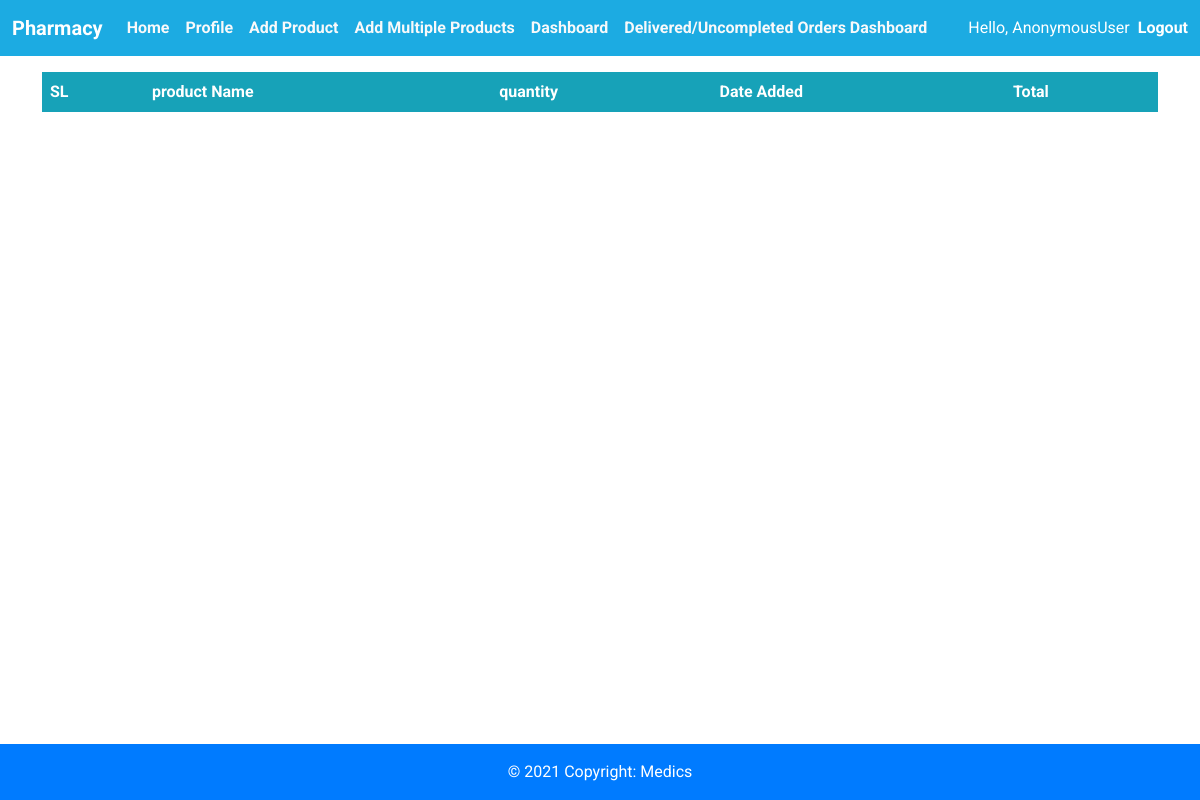
Before: /pharmacy/dashboard/items/15 with the older database file.
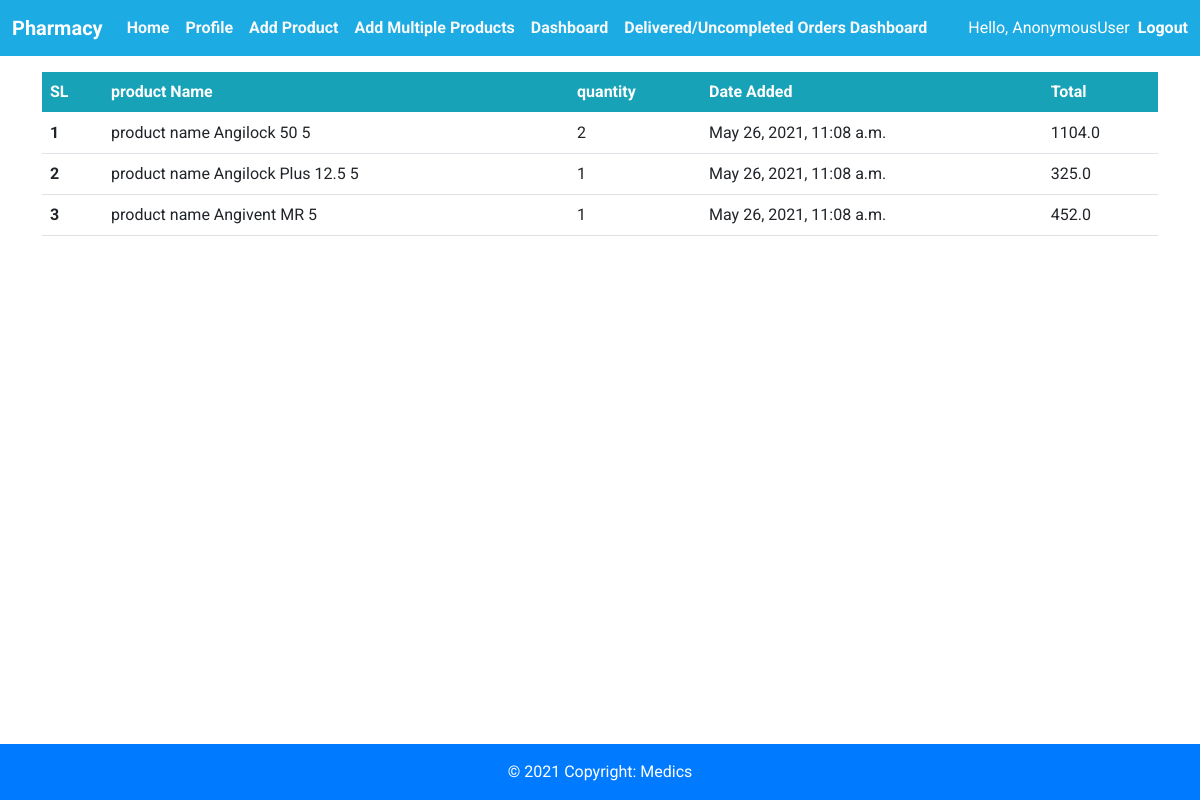
After: the same page with the newer database file.
### pharmacy/models.py (models this page shows, shortened)
class OrderItem(models.Model):
    product = models.ForeignKey(Product, on_delete=models.SET_NULL, null=True)
    order = models.ForeignKey(Order, on_delete=models.SET_NULL, null=True)
    quantity = models.IntegerField(default=0, null=True, blank=True)
    date_added = models.DateTimeField(auto_now_add=True)
    @property
    def get_total(self):
        total = self.product.price * self.quantity
        return total

class Product(models.Model):
    shop = models.ForeignKey(Pharmacy, on_delete=models.CASCADE, default=1)
    name = models.CharField(max_length=200, null=True)
    price = models.FloatField(null=True)
    category = models.ForeignKey(Category, on_delete=models.CASCADE, default=1)
    description = models.TextField(null=True, blank=True)
    date_created = models.DateTimeField(auto_now_add=True, null=True)
    image = models.ImageField(null=True, blank=True,
                              default='productdefault.png')
    def __str__(self):
        return f"product name {self.name} {self.shop.id}"

class Pharmacy(models.Model):
    user = models.OneToOneField(
        User, null=True, blank=True, on_delete=models.CASCADE)
    shop_name = models.CharField(max_length=100)
    phone = models.CharField(max_length=20, null=True)
    address = models.CharField(max_length=200, null=True, blank=True)
    area = models.CharField(max_length=100, null=True)
    profile_pic = models.ImageField(
        default="profile1.png", null=True, blank=True)
    date_created = models.DateTimeField(auto_now_add=True, null=True)

### pharmacy/views.py (the view)
def pharmacyDashboardOrderItems(request, id):
    order = Order.objects.get(id=id)
    order_items = order.orderitem_set.all()
    context = {'order_items': order_items}
    return render(request, 'pharmacy/pharmacyOrderItems.html', context)

### pharmacy/templates/pharmacy/pharmacyOrderItems.html
{%extends 'pharmacy/pharmacyBase.html'%}
{%block content%}
<div class="container mt-3">
    <table class="table">
        <thead>
            <tr class="table " style=" background-color:#17A2B8; color:white;">
                <th scope=" col">SL</th>
                <th scope="col">product Name</th>
                <th scope="col">quantity</th>
                <th scope="col">Date Added</th>
                <th scope="col">Total</th>
            </tr>
        </thead>
        <tbody>
            {% for item in order_items %}
            <tr>
                <th scope="row">{{forloop.counter}}</th>
                <td>{{item.product}}</td>
                <td>{{item.quantity}}</td>
                <td>{{item.date_added}}</td>
                <td>{{item.get_total}}</td>
            </tr>
            {%endfor%}
        </tbody>
    </table>
</div>
{%endblock%}

### pharmacy/templates/pharmacy/pharmacyBase.html (shortened to what this page needs)
<!doctype html>
<html lang="en">
<head>
    <link href="https://cdn.jsdelivr.net/npm/bootstrap@5.0.0-beta1/dist/css/bootstrap.min.css" rel="stylesheet"
>
</head>
<body>
    {%include "pharmacy/pharmacyNavbar.html" %}
    {%block content%}
    {%endblock%}
    <footer class=" text-center text-white mt-3">
        <div class="text-center p-3" style="background-color: #007BFF;">
            © 2021 Copyright:
            <a class="text-white text-decoration-none " href="#">Medics</a>
        </div>
    </footer>
</body>
</html>

### pharmacy/templates/pharmacy/pharmacyNavbar.html (shortened to what this page needs)
<nav class="navbar navbar-expand-lg navbar-dark " style="background-color: #1CABE2;">
    <div class="container-fluid">
        <a class="navbar-brand fw-bold" href="#">Pharmacy</a>
        <div class="collapse navbar-collapse" id="navbarSupportedContent">
            <ul class="navbar-nav me-auto mb-2 mb-lg-0">
                <li class="nav-item">
                    <a class="nav-link fw-bold text-light" href="{% url 'pharmacy_home'%}">Home</a>
                </li>
                <li class="nav-item">
                    <a class="nav-link fw-bold text-light" href="{% url 'pharmacy_Profile'%}">Profile</a>
                </li>
                <li class="nav-item">
                    <a class="nav-link fw-bold text-light" href="{% url 'pharmacy_addproduct'%}">Add Product</a>
                </li>
                <li class="nav-item">
                    <a class="nav-link fw-bold text-light" href="{% url 'pharmacy_add_multi_product'%}">Add Multiple
                        Products</a>
                </li>
                <li class="nav-item">
                    <a class="nav-link fw-bold text-light" href="{% url 'pharmacy_dashboard' %}">Dashboard</a>
                </li>
                <li class="nav-item">
                    <a class="nav-link fw-bold text-light"
                        href="{% url 'pharmacy_delivered_dashboard' %}">Delivered/Uncompleted
                        Orders
                        Dashboard</a>
                </li>
            </ul>
            <div class="d-flex">
                <span class="hello-msg text-white">Hello, {{request.user}}</span>
                <span><a class="fw-bold hello-msg text-white  ms-2 text-decoration-none"
                        href="{% url 'pharmacy_logout' %}">Logout</a></span>
            </div>
        </div>
</nav>

### pharmacy/templates/pharmacy/pharmacyBase.html (style rules this page uses)
html, body { font-family: 'Roboto', sans-serif; }
footer { position: fixed; left: 0; bottom: 0; width: 100%; }

Changed rows visible on the page:
added OrderItem: product "product name Angilock 50 5", quantity "2", date_added "May 26, 2021, 11:08 a.m.", get_total "1104.0"
added OrderItem: product "product name Angilock Plus 12.5 5", quantity "1", date_added "May 26, 2021, 11:08 a.m.", get_total "325.0"
added OrderItem: product "product name Angivent MR 5", quantity "1", date_added "May 26, 2021, 11:08 a.m.", get_total "452.0"
